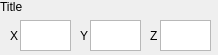
<?xml version="1.0" encoding="UTF-8"?>
<ui version="4.0">
 <class>VectorWidget</class>
 <widget class="QWidget" name="VectorWidget">
  <property name="geometry">
   <rect>
    <x>0</x>
    <y>0</y>
    <width>218</width>
    <height>55</height>
   </rect>
  </property>
  <property name="windowTitle">
   <string>Form</string>
  </property>
  <widget class="QLabel" name="label_x">
   <property name="geometry">
    <rect>
     <x>10</x>
     <y>20</y>
     <width>21</width>
     <height>31</height>
    </rect>
   </property>
   <property name="text">
    <string>X</string>
   </property>
  </widget>
  <widget class="QLabel" name="label_y">
   <property name="geometry">
    <rect>
     <x>80</x>
     <y>20</y>
     <width>31</width>
     <height>31</height>
    </rect>
   </property>
   <property name="text">
    <string>Y</string>
   </property>
  </widget>
  <widget class="QPlainTextEdit" name="textEdit_x">
   <property name="geometry">
    <rect>
     <x>20</x>
     <y>20</y>
     <width>51</width>
     <height>31</height>
    </rect>
   </property>
   <property name="font">
    <font>
     <family>Consolas</family>
     <pointsize>11</pointsize>
    </font>
   </property>
   <property name="layoutDirection">
    <enum>Qt::LeftToRight</enum>
   </property>
   <property name="verticalScrollBarPolicy">
    <enum>Qt::ScrollBarAlwaysOff</enum>
   </property>
   <property name="horizontalScrollBarPolicy">
    <enum>Qt::ScrollBarAlwaysOff</enum>
   </property>
   <property name="placeholderText">
    <string/>
   </property>
  </widget>
  <widget class="QPlainTextEdit" name="textEdit_y">
   <property name="geometry">
    <rect>
     <x>90</x>
     <y>20</y>
     <width>51</width>
     <height>31</height>
    </rect>
   </property>
   <property name="font">
    <font>
     <family>Consolas</family>
     <pointsize>11</pointsize>
    </font>
   </property>
   <property name="layoutDirection">
    <enum>Qt::LeftToRight</enum>
   </property>
   <property name="verticalScrollBarPolicy">
    <enum>Qt::ScrollBarAlwaysOff</enum>
   </property>
   <property name="horizontalScrollBarPolicy">
    <enum>Qt::ScrollBarAlwaysOff</enum>
   </property>
   <property name="placeholderText">
    <string/>
   </property>
  </widget>
  <widget class="QPlainTextEdit" name="textEdit_z">
   <property name="geometry">
    <rect>
     <x>160</x>
     <y>20</y>
     <width>51</width>
     <height>31</height>
    </rect>
   </property>
   <property name="font">
    <font>
     <family>Consolas</family>
     <pointsize>11</pointsize>
    </font>
   </property>
   <property name="layoutDirection">
    <enum>Qt::LeftToRight</enum>
   </property>
   <property name="verticalScrollBarPolicy">
    <enum>Qt::ScrollBarAlwaysOff</enum>
   </property>
   <property name="horizontalScrollBarPolicy">
    <enum>Qt::ScrollBarAlwaysOff</enum>
   </property>
   <property name="placeholderText">
    <string/>
   </property>
  </widget>
  <widget class="QLabel" name="label_z">
   <property name="geometry">
    <rect>
     <x>150</x>
     <y>20</y>
     <width>31</width>
     <height>31</height>
    </rect>
   </property>
   <property name="text">
    <string>Z</string>
   </property>
  </widget>
  <widget class="QLabel" name="label_title">
   <property name="geometry">
    <rect>
     <x>0</x>
     <y>0</y>
     <width>46</width>
     <height>13</height>
    </rect>
   </property>
   <property name="text">
    <string>Title</string>
   </property>
  </widget>
 </widget>
 <resources/>
 <connections/>
</ui>
